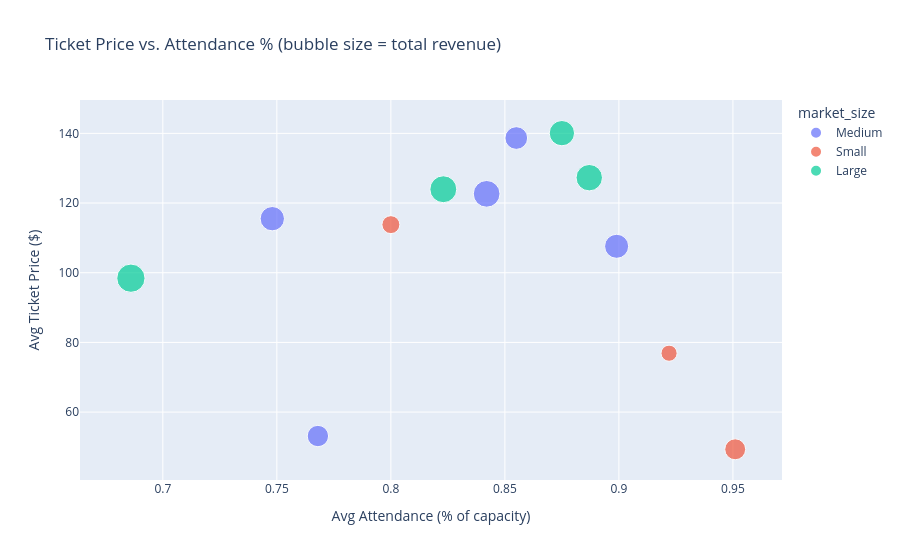

Notebook code cell kept with this figure:
### Markdown cell above
## 2. Are ticket prices aligned with demand?

If a team has high attendance % but a relatively low ticket price, that could signal
room to raise prices. The reverse (low attendance, high price) could signal overpricing.

### Code cell
fig = px.scatter(latest, x='avg_attendance_pct', y='avg_ticket_price',
                  size='total_revenue_m', color='market_size', hover_name='team_name',
                  title='Ticket Price vs. Attendance % (bubble size = total revenue)',
                  labels={'avg_attendance_pct': 'Avg Attendance (% of capacity)',
                          'avg_ticket_price': 'Avg Ticket Price ($)'})
fig.show()

### Figure 1 — Plotly figure (JSON) as saved in the notebook; plotly's stock layout.template omitted (floating-point values rounded to 4 significant figures)
{"data": [{"hovertemplate": "<b>%{hovertext}</b><br><br>market_size=Medium<br>Avg Attendance (% of capacity)=%{x}<br>Avg Ticket Price ($)=%{y}<br>total_revenue_m=%{marker.size}<extra></extra>", "hovertext": ["St. Louis Comets", "Denver Peaks", "Seattle Tide", "Portland Pines", "Miami Current"], "legendgroup": "Medium", "marker": {"color": "#636efa", "size": [364.8, 324.5, 449.0, 287.3, 372.9], "sizemode": "area", "sizeref": 1.258, "symbol": "circle"}, "mode": "markers", "name": "Medium", "orientation": "v", "showlegend": true, "type": "scatter", "x": [0.899, 0.855, 0.842, 0.768, 0.748], "xaxis": "x", "y": [107.6, 138.7, 122.6, 53.13, 115.5], "yaxis": "y"}, {"hovertemplate": "<b>%{hovertext}</b><br><br>market_size=Small<br>Avg Attendance (% of capacity)=%{x}<br>Avg Ticket Price ($)=%{y}<br>total_revenue_m=%{marker.size}<extra></extra>", "hovertext": ["Austin Rattlers", "Boston Anchors", "Nashville Sound"], "legendgroup": "Small", "marker": {"color": "#EF553B", "size": [164.4, 203.0, 275.4], "sizemode": "area", "sizeref": 1.258, "symbol": "circle"}, "mode": "markers", "name": "Small", "orientation": "v", "showlegend": true, "type": "scatter", "x": [0.922, 0.8, 0.951], "xaxis": "x", "y": [76.9, 113.8, 49.32], "yaxis": "y"}, {"hovertemplate": "<b>%{hovertext}</b><br><br>market_size=Large<br>Avg Attendance (% of capacity)=%{x}<br>Avg Ticket Price ($)=%{y}<br>total_revenue_m=%{marker.size}<extra></extra>", "hovertext": ["Phoenix Heat Wave", "Chicago Steel", "Atlanta Flux", "Minneapolis Frost"], "legendgroup": "Large", "marker": {"color": "#00cc96", "size": [503.0, 402.8, 455.7, 439.4], "sizemode": "area", "sizeref": 1.258, "symbol": "circle"}, "mode": "markers", "name": "Large", "orientation": "v", "showlegend": true, "type": "scatter", "x": [0.686, 0.875, 0.823, 0.887], "xaxis": "x", "y": [98.43, 140.1, 124.0, 127.3], "yaxis": "y"}], "layout": {"legend": {"itemsizing": "constant", "title": {"text": "market_size"}, "tracegroupgap": 0}, "title": {"text": "Ticket Price vs. Attendance % (bubble size = total revenue)"}, "xaxis": {"anchor": "y", "domain": [0, 1], "title": {"text": "Avg Attendance (% of capacity)"}}, "yaxis": {"anchor": "x", "domain": [0, 1], "title": {"text": "Avg Ticket Price ($)"}}}}
